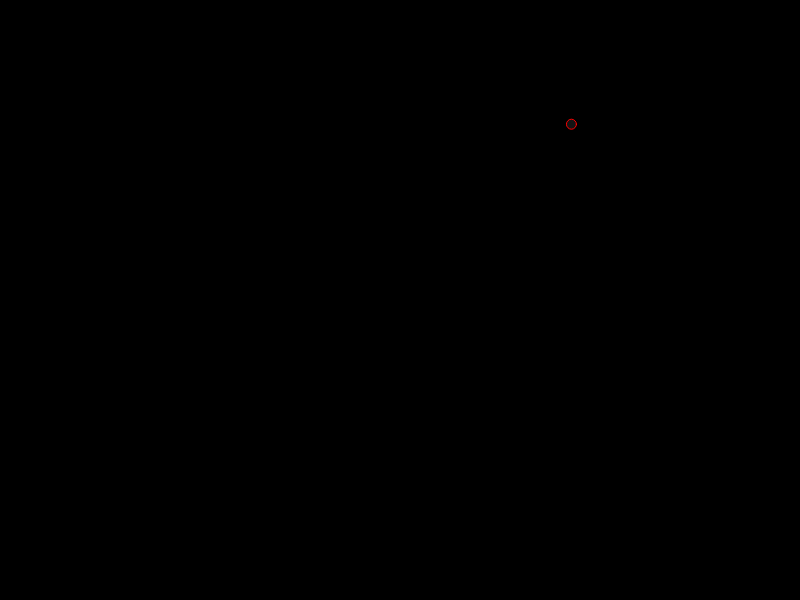
Frame 1 (no input)
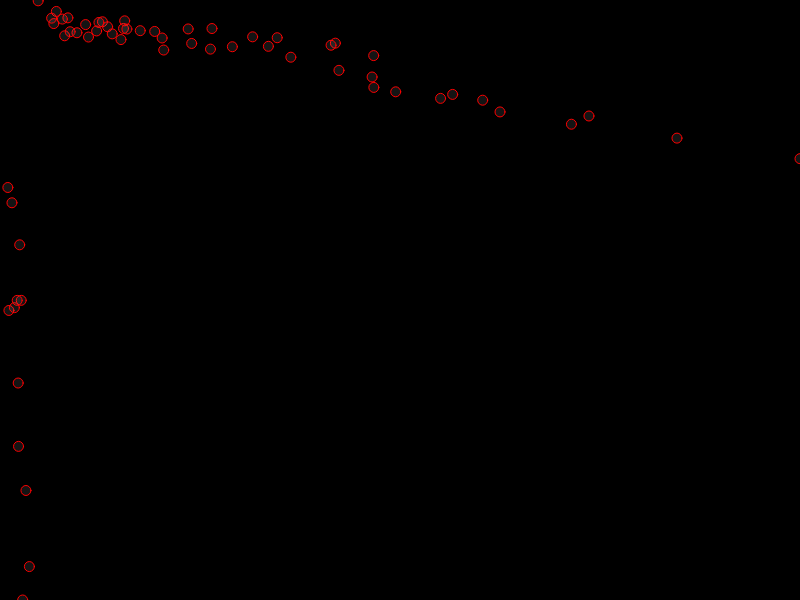
Frame 60 (no input)
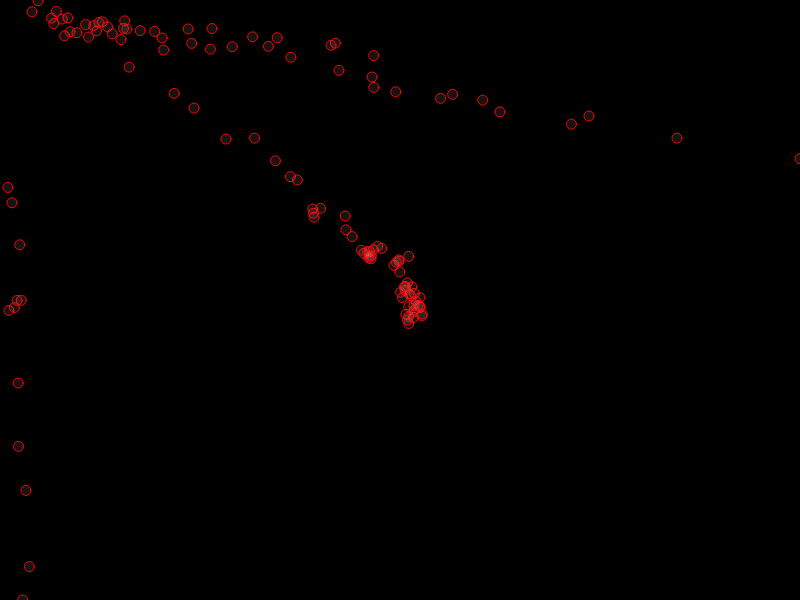
Frame 120 (the mouse pressed at the canvas centre since frame 60)

The p5.js sketch that drew these frames (run headless with seeded random() and noise() and a simulated clock; from frame 60 on, the mouse is pressed at the canvas centre):

// p5.js sketch
// ── sketch.js
//
// ASCII - AMERICAN STANDARD CODE FOR INFORMATION INTERCHANGE
//

var x = 0; // GLOBAL VARIABLE
var y = 0; // GLOBAL VARIABLE

function setup() {
  createCanvas(800, 600);
  background(0);
  stroke(255, 0, 0, 255);
  fill(255, 20);
  x = random(width);
  y = random(height);
}

function draw() {
  ellipse(x, y, 10, 10);
  // brownian motion - drunk behavior
  var dx = mouseX-x;
  var dy = mouseY-y;
  x = x + random(0, 0.2)*dx + random(-10, 10);
  y = y + random(0, 0.2)*dy + random(-10, 10);
  if(x>width) x = 0;
  if(y>height) y = 0;
  if(x<0) x=width;
  if(y<0) y=height;
}


function keyPressed()
{
  background(0);
  x = random(width);
  y = random(height);
}
